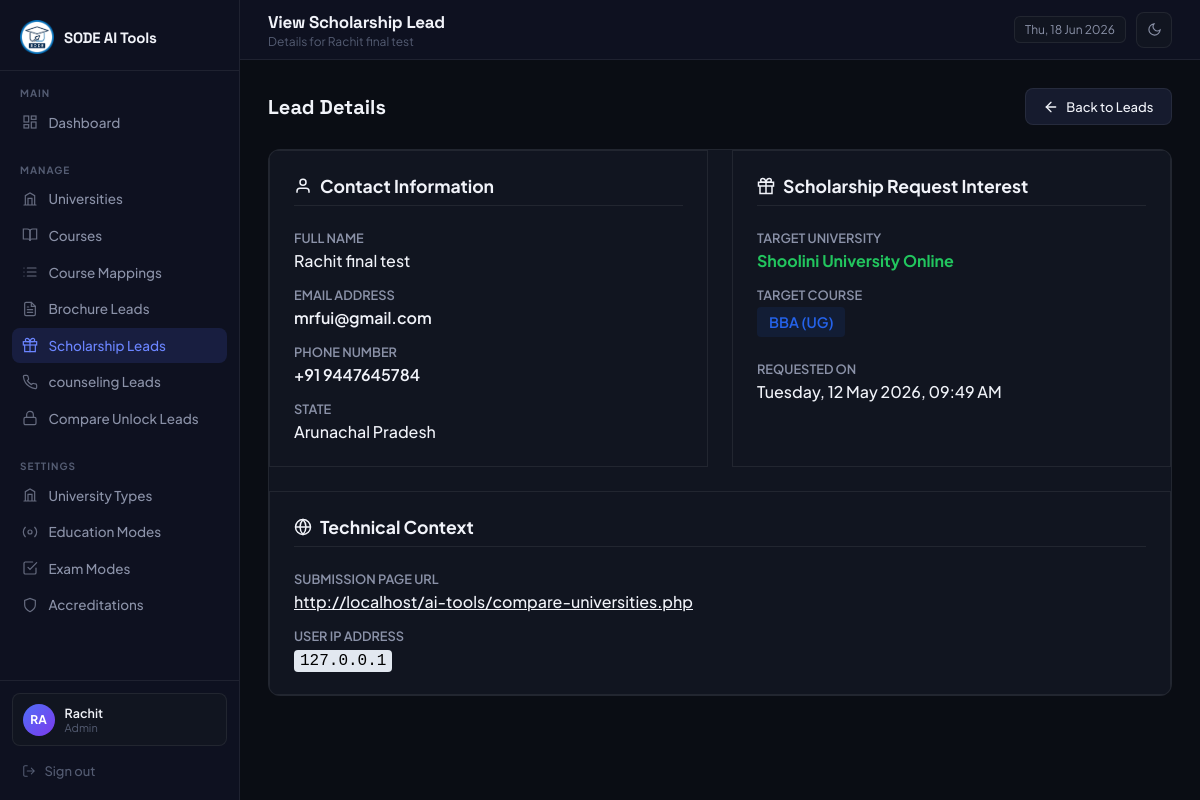
The app's page /admin/scholarship_lead_view.php?id=4 (signed in) with its own data.
### tables this page shows
CREATE TABLE `scholarship_leads` (
  `id` int(11) NOT NULL,
  `name` varchar(255) NOT NULL,
  `email` varchar(255) NOT NULL,
  `country_code` varchar(10) NOT NULL DEFAULT '+91',
  `phone` varchar(50) NOT NULL,
  `course` varchar(255) NOT NULL,
  `state` varchar(100) NOT NULL,
  `uni_name` varchar(255) DEFAULT NULL,
  `page_url` text DEFAULT NULL,
  `user_ip` varchar(45) NOT NULL,
  `created_at` timestamp NOT NULL DEFAULT current_timestamp()
);

### includes/helpers.php (called while the page is built, shortened)
<?php
function e(mixed $val): string {
    return htmlspecialchars((string)$val, ENT_QUOTES, 'UTF-8');
}

### admin/scholarship_lead_view.php (the view, shortened to what this page needs)
<?php
require_once '../includes/db.php';
require_once '../includes/helpers.php';
$id = $_GET['id'] ?? null;
try {
  $stmt = $pdo->prepare("SELECT * FROM scholarship_leads WHERE id = ?");
  $stmt->execute([$id]);
  $lead = $stmt->fetch(PDO::FETCH_ASSOC);
} catch (PDOException $e) {
  set_flash('error', 'Database error: ' . $e->getMessage());
  redirect(ADMIN_URL . '/scholarship_leads.php');
}
$page_title = 'View Scholarship Lead';
$page_subtitle = 'Details for ' . e($lead['name']);
?>
<!DOCTYPE html>
<html lang="en">
<head>
</head>
<body>
  <?php require_once __DIR__ . '/includes/sidebar.php'; ?>
  <main class="main">
    <?php require_once __DIR__ . '/includes/topbar.php'; ?>
    <div class="content">
      <div class="page-header" style="margin-bottom: 1.5rem;">
        <div>
          <h3>Lead Details</h3>
        </div>
        <div class="page-actions">
          <a href="scholarship_leads.php" class="btn btn-secondary">
            <svg width="16" height="16" viewBox="0 0 24 24" fill="none" stroke="currentColor" stroke-width="2"
              stroke-linecap="round">
              <line x1="19" y1="12" x2="5" y2="12"></line>
              <polyline points="12 19 5 12 12 5"></polyline>
            </svg>
            Back to Leads
          </a>
        </div>
      </div>
      <div class="panel">
        <div class="lead-details-grid">
          <div class="detail-card">
            <h3>
              <svg width="18" height="18" viewBox="0 0 24 24" fill="none" stroke="currentColor" stroke-width="2">
                <path d="M20 21v-2a4 4 0 0 0-4-4H8a4 4 0 0 0-4 4v2"></path>
                <circle cx="12" cy="7" r="4"></circle>
              </svg>
              Contact Information
            </h3>
            <div class="detail-row">
              <span class="detail-label">Full Name</span>
              <span class="detail-value"><?= e($lead['name']) ?></span>
            </div>
            <div class="detail-row">
              <span class="detail-label">Email Address</span>
              <span class="detail-value highlight">
                <a href="mailto:<?= e($lead['email']) ?>"
                  style="color:inherit; text-decoration:none;"><?= e($lead['email']) ?></a>
              </span>
            </div>
            <div class="detail-row">
              <span class="detail-label">Phone Number</span>
              <span class="detail-value highlight">
                <a href="tel:<?= e($lead['country_code']) . e($lead['phone']) ?>"
                  style="color:inherit; text-decoration:none;">
                  <?= e($lead['country_code']) ?> <?= e($lead['phone']) ?>
                </a>
              </span>
            </div>
            <div class="detail-row">
              <span class="detail-label">State</span>
              <span class="detail-value"><?= e($lead['state']) ?></span>
            </div>
          </div>
          <div class="detail-card">
            <h3>
              Scholarship Request Interest
            </h3>
            <div class="detail-row">
              <span class="detail-label">Target University</span>
              <span class="detail-value"
                style="color:var(--success); font-weight:700;"><?= e($lead['uni_name'] ?: 'N/A') ?></span>
            </div>
            <div class="detail-row">
              <span class="detail-label">Target Course</span>
              <span class="detail-value">
                <span class="badge"
                  style="background:rgba(37,99,235,0.1); color:#2563eb; font-size:0.9rem; padding:6px 12px;">
                  <?= e($lead['course']) ?>
                </span>
              </span>
            </div>
            <div class="detail-row" style="margin-top:1.5rem;">
              <span class="detail-label">Requested On</span>
              <span class="detail-value"><?= date('l, d F Y, h:i A', strtotime($lead['created_at'])) ?></span>
            </div>
          </div>
          <div class="detail-card" style="grid-column: 1 / -1;">
            <h3>
              <svg width="18" height="18" viewBox="0 0 24 24" fill="none" stroke="currentColor" stroke-width="2">
                <circle cx="12" cy="12" r="10"></circle>
                <line x1="2" y1="12" x2="22" y2="12"></line>
                <path d="M12 2a15.3 15.3 0 0 1 4 10 15.3 15.3 0 0 1-4 10 15.3 15.3 0 0 1-4-10 15.3 15.3 0 0 1 4-10z">
                </path>
              </svg>
              Technical Context
            </h3>
            <div class="detail-row">
              <span class="detail-label">Submission Page URL</span>
              <span class="detail-value"><a href="<?= e($lead['page_url']) ?>" target="_blank"
                  style="color:var(--accent-blue);"><?= e($lead['page_url']) ?></a></span>
            </div>
            <div class="detail-row">
              <span class="detail-label">User IP Address</span>
              <span class="detail-value"><code
                  style="background:#e2e8f0; color:#000; padding:2px 6px; border-radius:4px;"><?= e($lead['user_ip']) ?></code></span>
            </div>
          </div>
        </div>
      </div>
    </div>
  </main>
</body>
</html>

### admin/includes/topbar.php (shortened to what this page needs)
<div class="topbar">
  <div class="topbar-left-wrap">
    <div class="topbar-left">
      <h2><?= htmlspecialchars($page_title) ?></h2>
      <?php if ($page_subtitle): ?>
        <p><?= htmlspecialchars($page_subtitle) ?></p>
      <?php endif; ?>
    </div>
  </div>
  <div class="topbar-right">
    <div class="badge-date"><?= date('D, d M Y') ?></div>
    <button class="btn-theme-toggle" id="themeToggle" aria-label="Toggle theme" title="Toggle light/dark mode">
      <span class="icon-dark">
        <svg width="15" height="15" viewBox="0 0 24 24" fill="none" stroke="currentColor" stroke-width="1.8" stroke-linecap="round">
          <path d="M21 12.79A9 9 0 1 1 11.21 3 7 7 0 0 0 21 12.79z"/>
        </svg>
      </span>
    </button>
  </div>
</div>

### admin/includes/layout_head.php (style rules this page uses)
*, *::before, *::after { box-sizing: border-box; margin: 0; padding: 0; }
:root { color-scheme: dark; --bg: #0a0d14; --sidebar: #0e1120; --surface: #111520; --surface-h: #161b2e; --border: rgba(255, 255, 255, 0.07); --border-h: rgba(255, 255, 255, 0.13); --accent: #4f6ef7; --accent-h: #6b85ff; --accent-g: #7c3aed; --text: #f1f3f9; --text-m: #8b92a8; --text-s: #545c72; --success: #22c55e; --warning: #f59e0b; --danger: #ef4444; --radius: 12px; --radius-sm: 8px; --sidebar-w: 240px; }
body { font-family: 'Plus Jakarta Sans', sans-serif; background: var(--bg); color: var(--text); display: flex; min-height: 100vh; font-size: 14px; transition: background 0.2s, color 0.2s; overflow-x: hidden; }
.main { margin-left: var(--sidebar-w); flex: 1; display: flex; flex-direction: column; min-height: 100vh; min-width: 0; }
.topbar { height: 60px; border-bottom: 1px solid var(--border); display: flex; align-items: center; justify-content: space-between; padding: 0 1.75rem; background: var(--sidebar); position: sticky; top: 0; z-index: 50; }
.topbar-left-wrap { display: flex; align-items: center; gap: 12px; }
.topbar-left h2 { font-family: 'Space Grotesk', sans-serif; font-size: 17px; font-weight: 700; letter-spacing: -0.3px; }
.topbar-left p { font-size: 12px; color: var(--text-s); margin-top: 1px; }
.topbar-right { display: flex; align-items: center; gap: 10px; }
.badge-date { background: var(--surface); border: 1px solid var(--border); border-radius: 6px; padding: 5px 10px; font-size: 12px; color: var(--text-m); }
.btn-theme-toggle { display: flex; align-items: center; justify-content: center; width: 36px; height: 36px; background: var(--surface); border: 1px solid var(--border); border-radius: var(--radius-sm); cursor: pointer; color: var(--text-m); transition: background 0.15s, color 0.15s, border-color 0.15s; flex-shrink: 0; }
body .icon-dark { display: flex; }
.content { padding: 1.75rem; flex: 1; min-width: 0; max-width: 100%; overflow-x: hidden; }
.panel { background: var(--surface); border: 1px solid var(--border); border-radius: var(--radius); overflow: hidden; }
.badge { display: inline-block; padding: 2px 8px; border-radius: 4px; font-size: 11px; font-weight: 600; }
.btn { display: inline-flex; align-items: center; gap: 7px; padding: 0.6rem 1.1rem; border-radius: var(--radius-sm); font-size: 13px; font-weight: 500; font-family: inherit; cursor: pointer; transition: opacity 0.2s, transform 0.15s, background 0.15s; text-decoration: none; border: 1px solid transparent; }
.btn-secondary { background: var(--surface-h); color: var(--text); border-color: var(--border); }
.page-header { display: flex; align-items: center; justify-content: space-between; margin-bottom: 1.5rem; }
.page-header h3 { font-family: 'Space Grotesk', sans-serif; font-size: 20px; font-weight: 700; }

### admin/scholarship_lead_view.php (style rules this page uses)
.lead-details-grid { display: grid; grid-template-columns: 1fr; gap: 1.5rem; }
@media (min-width: 768px) { .lead-details-grid { grid-template-columns: 1fr 1fr; } }
.detail-card { background: var(--bg-secondary); border: 1px solid var(--border); border-radius: var(--radius-md); padding: 1.5rem; }
.detail-card h3 { font-size: 1.1rem; margin-bottom: 1.5rem; color: var(--accent-blue); border-bottom: 1px solid var(--border); padding-bottom: 0.5rem; display: flex; align-items: center; gap: 8px; }
.detail-row { display: flex; flex-direction: column; margin-bottom: 1rem; }
.detail-row:last-child { margin-bottom: 0; }
.detail-label { font-size: 0.8rem; color: var(--text-m); font-weight: 600; text-transform: uppercase; margin-bottom: 0.25rem; }
.detail-value { font-size: 1rem; color: var(--text); font-weight: 500; }
.detail-value.highlight { color: var(--accent-blue); font-weight: 600; }

### records on screen
scholarship_leads: name "Details for Rachit final test", name "Rachit final test", email "mrfui@gmail.com", country_code "+91", phone "9447645784", state "Arunachal Pradesh", uni_name "Shoolini University Online", course "BBA (UG)", created_at "Tuesday, 12 May 2026, 09:49 AM", page_url "http://localhost/ai-tools/compare-universities.php", user_ip "127.0.0.1"

### other values on screen
substr($_SESSION['admin_name'], 0, 2) "RA"
$_SESSION['admin_name'] "Rachit"
$_SESSION['admin_role'] "Admin"
$page_title "View Scholarship Lead"
